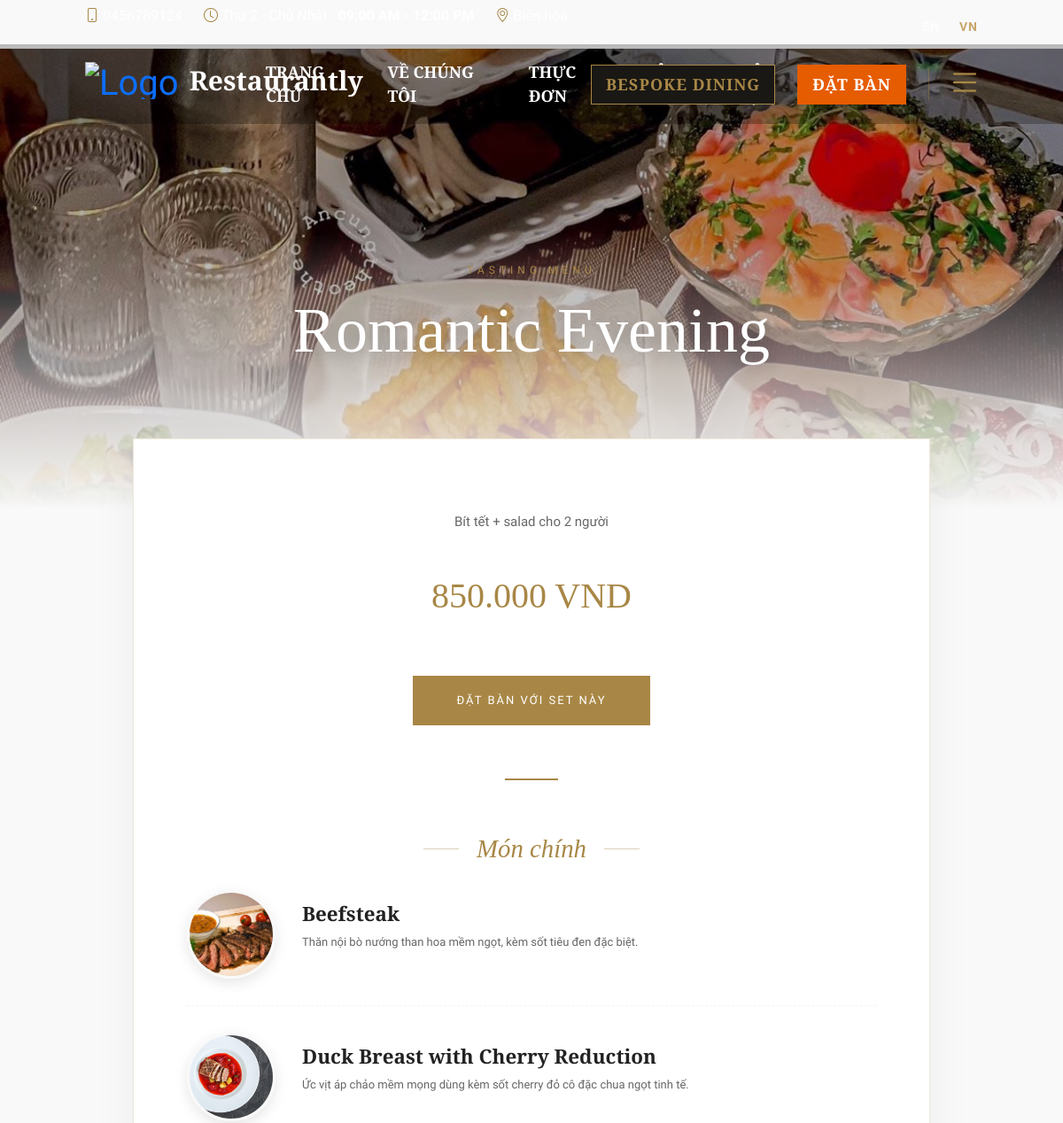
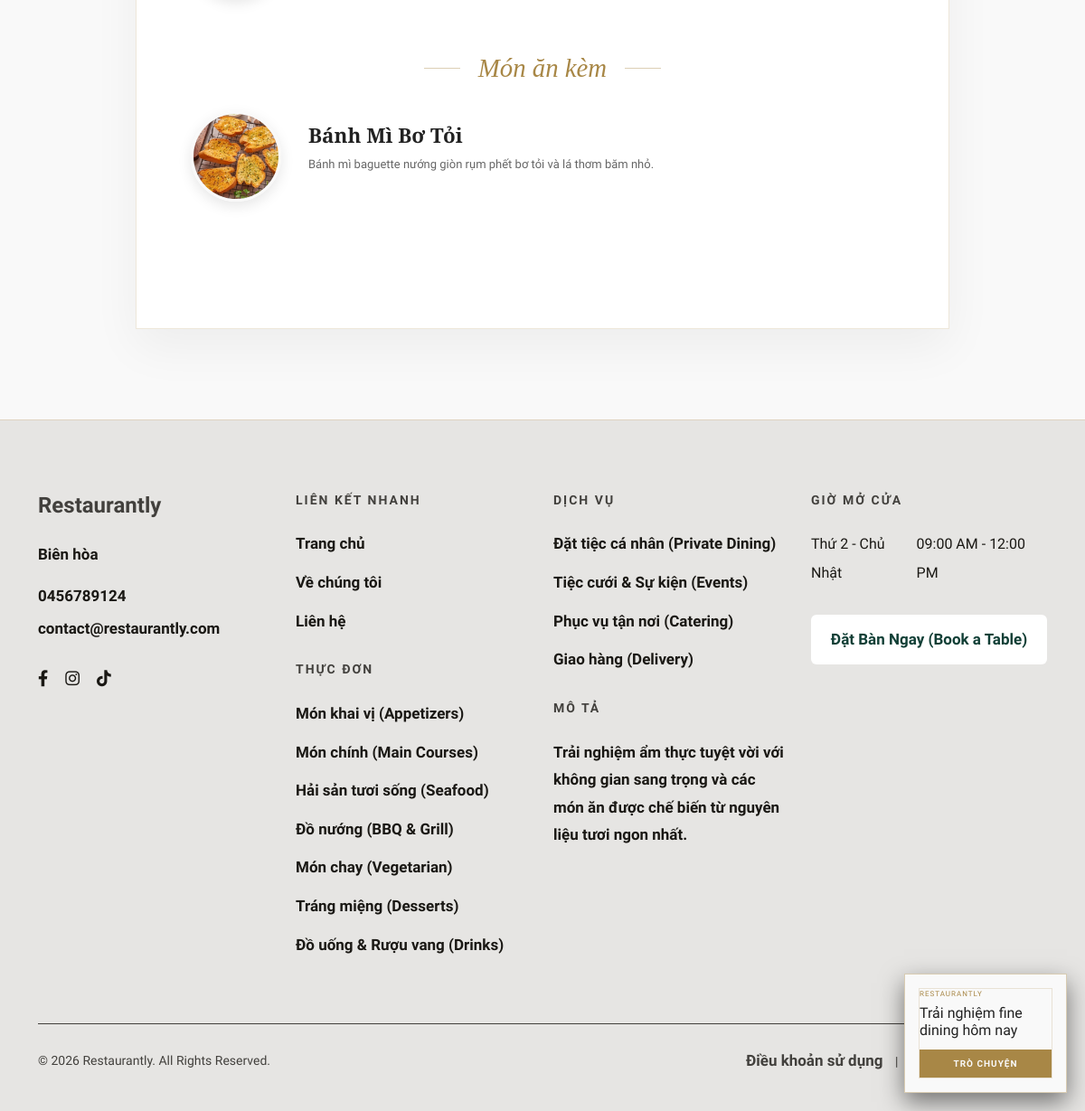
The page /combo_detail.php?id=1 on the database its author committed (2 pictures, top to bottom).
### tables this page shows
CREATE TABLE `combos` (
  `id` int(11) NOT NULL,
  `name` varchar(255) NOT NULL,
  `description` text DEFAULT NULL,
  `price` decimal(15,2) NOT NULL,
  `image` varchar(255) DEFAULT NULL,
  `status` tinyint(1) DEFAULT 1,
  `is_active` tinyint(1) NOT NULL DEFAULT 1,
  `created_at` timestamp NOT NULL DEFAULT current_timestamp(),
  `theme_id` int(11) DEFAULT NULL
);

CREATE TABLE `foods` (
  `id` int(11) NOT NULL,
  `category_id` int(11) DEFAULT NULL,
  `name` varchar(255) NOT NULL,
  `price` decimal(15,2) NOT NULL,
  `image` varchar(255) DEFAULT NULL,
  `description` text DEFAULT NULL,
  `status` tinyint(1) DEFAULT 1,
  `max_toppings` int(11) DEFAULT 4,
  `is_active` tinyint(1) NOT NULL DEFAULT 1,
  `is_chef_recommended` tinyint(1) DEFAULT 0,
  `allergens` text DEFAULT NULL,
  `wine_pairing_id` int(11) DEFAULT NULL,
  `chef_note` text DEFAULT NULL,
  `food_journey` text DEFAULT NULL,
  `cooking_technique` text DEFAULT NULL,
  `theme_id` int(11) DEFAULT NULL,
  `cooking_status` text DEFAULT NULL
);

### combo_detail.php (the view, shortened to what this page needs)
<?php
$database = new Database();
$db = $database->getConnection();
$combo_id = isset($_GET['id']) ? (int)$_GET['id'] : 0;
$stmt = $db->prepare("SELECT * FROM combos WHERE id = ? AND is_active = 1");
$stmt->execute([$combo_id]);
$combo = $stmt->fetch(PDO::FETCH_ASSOC);
$stmt_foods = $db->prepare("SELECT f.*, c.name as cat_name
                            FROM foods f
                            JOIN combo_items ci ON f.id = ci.food_id
                            LEFT JOIN categories c ON f.category_id = c.id
                            WHERE ci.combo_id = ?
                            ORDER BY c.id ASC, f.name ASC");
$stmt_foods->execute([$combo_id]);
$foods = $stmt_foods->fetchAll(PDO::FETCH_ASSOC);
$course_menus = [];
foreach ($foods as $food) {
    $cat = $food['cat_name'] ? $food['cat_name'] : 'Món Khác';
    $course_menus[$cat][] = $food;
}
include __DIR__ . '/views/client/layouts/header.php';
?>
<div class="cd-hero">
  <div class="cd-hero-bg" style="background-image: url('public/assets/img/combos/<?= htmlspecialchars($combo['image'] ?: 'default-combo.jpg') ?>');"></div>
  <div class="cd-hero-overlay"></div>
  <div class="cd-hero-content">
    <span class="cd-eyebrow">Tasting Menu</span>
    <h1 class="cd-title"><?= htmlspecialchars($combo['name']) ?></h1>
  </div>
</div>
<div class="cd-container">
  <p class="cd-desc"><?= nl2br(htmlspecialchars($combo['description'])) ?></p>
  <div class="cd-price"><?= number_format($combo['price'], 0, ',', '.') ?> VND</div>
  <button class="cd-btn-book" onclick="addToCart('combo', <?= $combo['id'] ?>)">ĐẶT BÀN VỚI SET NÀY</button>
  <div class="cd-divider" style="margin-top: 60px;"></div>
  <div class="cd-courses">
    <?php if (empty($course_menus)): ?>
      <p class="text-muted italic">Set này hiện chưa cấu hình danh sách món ăn.</p>
    <?php else: ?>
      <?php foreach ($course_menus as $cat_name => $items): ?>
        <div class="cd-course-block">
          <h3 class="cd-course-title"><?= htmlspecialchars($cat_name) ?></h3>
          <?php foreach ($items as $food): ?>
            <div class="cd-food-item">
              <img src="public/assets/img/menu/<?= htmlspecialchars($food['image'] ?: 'default-food.jpg') ?>"
                   alt="<?= htmlspecialchars($food['name']) ?>"
                   class="cd-food-img"
                   onerror="this.src='public/assets/img/menu/default-food.jpg'">
              <div class="cd-food-info">
                <h4 class="cd-food-name"><?= htmlspecialchars($food['name']) ?></h4>
                <?php if ($food['description']): ?>
                  <p class="cd-food-desc"><?= htmlspecialchars($food['description']) ?></p>
                <?php endif; ?>
              </div>
            </div>
          <?php endforeach; ?>
        </div>
      <?php endforeach; ?>
    <?php endif; ?>
  </div>
</div>
<?php include __DIR__ . '/views/client/layouts/footer.php'; ?>

### rows shown on the page
combos: image (picture), name "Romantic Evening", description "Bít tết + salad cho 2 người", price "850.000"
foods: image (picture), name "Beefsteak", description "Thăn nội bò nướng than hoa mềm ngọt, kèm sốt tiêu đen đặc biệt."
foods: image (picture), name "Duck Breast with Cherry Reduction", description "Ức vịt áp chảo mềm mọng dùng kèm sốt cherry đỏ cô đặc chua ngọt tinh tế."
foods: image (picture), name "Bánh Mì Bơ Tỏi", description "Bánh mì baguette nướng giòn rụm phết bơ tỏi và lá thơm băm nhỏ."

### other values the page prints
$settings['restaurant_name'] "Restaurantly"
__('home') "TRANG CHỦ"
__('news') "VỀ CHÚNG TÔI"
__('menu') "THỰC ĐƠN"
__('book_table') "ĐẶT BÀN"
$cat_name "Món chính"
$cat_name "Món ăn kèm"
$settings['address'] "Biên hòa"
$settings['hotline'] "0456789124"
$settings['open_days'] "Thứ 2 - Chủ Nhật"
$settings['open_time'] "09:00 AM - 12:00 PM"
